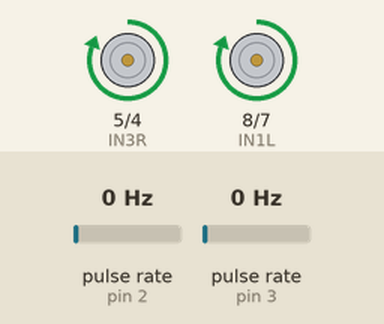
Simulated run of this sketch. Board: Arduino Mega 2560, built with avr-gcc and run on an emulated ATmega2560. Shown: motor-driver pin pairs drawn as motors (green arrow = first pin HIGH = forward, orange = second pin HIGH = backward, longer = more drive, scaled by the enable pin). Wiring (inferred from the names in the program): 2 × pulse sensor: data pin 2 / data pin 3. The inputs (shaded band) are chosen by the test bench; at power-on: pulse rate (sensors on pin 2, pin 3) 0 Hz.

Above: at 16.2 s.
16.3 s: pulse rate (sensor on pin 2) set to 4 Hz
At 18.5 s:
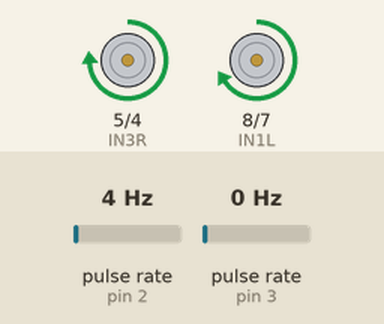
19.3 s: pulse rate (sensor on pin 3) set to 100 Hz
At 21.5 s:
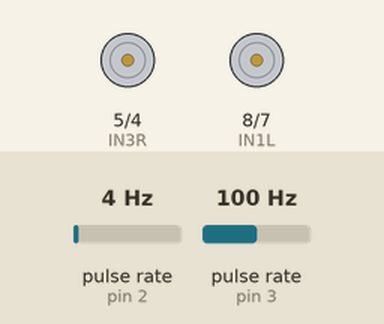
Timing chart, 0 to 23.0 s (numbered marks = the images above; inputs shaded):
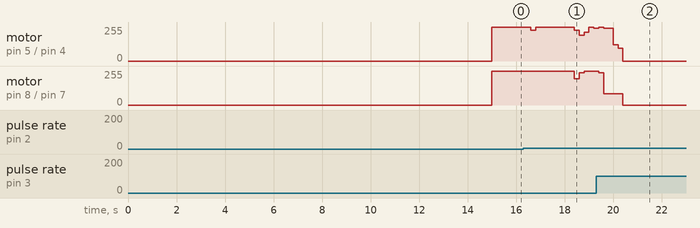

The sketch:

robot1_position_pid_this.ino
```cpp
#include <Arduino.h> // Standard Arduino library
#define POSITION_TOLERANCE_MM 10.0
#define MIN_MOVABLE_RPM 37.5

// --- Bluetooth Module Pins (HC-05 using Hardware Serial1 on Mega) ---
// On Arduino Mega:
// RX1 (Pin 19) will receive data from HC-05 TX
// TX1 (Pin 18) will send data to HC-05 RX (via voltage divider)
// Ensure your HC-05's baud rate is set to 9600 (default) or match it here.

// --- Motor Driver Pins (L298N) ---
// Left Motor pins
const int ENAL = 9;  // PWM pin for Left Motor speed (Connect to L298N ENB)
const int IN1L = 8;  // Left Motor Direction Pin 1 (Connect to L298N IN3)
const int IN2L = 7;  // Left Motor Direction Pin 2 (Connect to L298N IN4)

// Right Motor pins
const int ENAR = 10; // PWM pin for Right Motor speed (Connect to L298N ENA)
const int IN3R = 5;  // Right Motor Direction Pin 1 (Connect to L298N IN1)
const int IN4R = 4;  // Right Motor Direction Pin 2 (Connect to L298N IN2)

// --- Encoder Pins and Variables ---
const int LEFT_ENCODER_PIN = 3;  // Connect Left Encoder to Digital Pin 3 (Interrupt 1)
const int RIGHT_ENCODER_PIN = 2; // Connect Right Encoder to Digital Pin 2 (Interrupt 0)

volatile long leftEncoderTicks = 0;
volatile long rightEncoderTicks = 0;

// Encoder properties
const int PPR = 16; // Pulses Per Revolution of your encoder
const unsigned long DEBOUNCE_DELAY_MS = 20; // Debounce for encoder interrupts
volatile unsigned long lastPulseTimeLeft = 0;
volatile unsigned long lastPulseTimeRight = 0;

// --- Timing for RPM calculation and PID loop ---
unsigned long lastLoopTime = 0;
const unsigned long LOOP_INTERVAL_MS = 200; // PID loop updates every 200ms

// --- PID Control Variables for LEFT Motor ---
float Kp_L = 0.6;  // Proportional gain for Left Motor (adjust as needed)
float Ki_L = 0.0;  // Integral gain for Left Motor (start with 0.0, tune later)
float Kd_L = 0.2;  // Derivative gain for Left Motor (start with 0.0, tune later)

float targetRPM_Left = 75.0; // Desired target RPM for Left Motor
float currentRPM_Left = 0.0;
float error_Left = 0.0;
float prevError_Left = 0.0;
float integral_Left = 0.0;
float derivative_Left = 0.0;
float outputPWM_Left = 0.0; // This variable will be cumulatively updated

// --- PID Control Variables for RIGHT Motor ---
float Kp_R = 0.55;  // Proportional gain for Right Motor
float Ki_R = 0.0;  // Integral gain for Right Motor
float Kd_R = 0.3;  // Derivative gain for Right Motor

float targetRPM_Right = 75.0; // Desired target RPM for Right Motor
float currentRPM_Right = 0.0;
float error_Right = 0.0;
float prevError_Right = 0.0;
float integral_Right = 0.0;
float derivative_Right = 0.0;
float outputPWM_Right = 0.0; // This variable will be cumulatively updated

// --- Position Control Parameters ---
const float WHEEL_CIRCUM_MM = 219.9; // 70 mm dia
float currentPos_mm = 0.0;
float targetPos_mm = 600.0; // <-- You can change this later via Bluetooth if desired
float posError = 0.0;
float prevPosError = 0.0;
float Kp_pos = 0.17;  // You will tune this
float Kd_pos = 0.0;  // Optional
float Ki_pos = 0.0;  // really not needed

float prevTargetRPM_Left = 0.0;
float prevTargetRPM_Right = 0.0;

// --- Motor Characterization (Regression Lines) ---
const float REGRESSION_SLOPE_L = 0.4523;
const float REGRESSION_INTERCEPT_L = -3.0138;

const float REGRESSION_SLOPE_R = 0.3636;
const float REGRESSION_INTERCEPT_R = 12.2727;

// --- PWM Output Limits ---
const int MIN_PWM_OVERALL = 0; // Overall minimum PWM (0 for off)
const int MAX_PWM_OVERALL = 255; // Overall maximum PWM

// --- Minimum Effective PWM (Motor Deadband Compensation) ---
const int MIN_EFFECTIVE_PWM_L = 85; // For Left Motor (adjust if needed for 9V)
const int MIN_EFFECTIVE_PWM_R = 85; // For Right Motor (adjust if needed for 9V)


void setup() {
  // Initialize USB Serial for debugging (to your laptop's Arduino IDE Serial Monitor)
  Serial.begin(9600);
  while (!Serial); // Wait for Serial Monitor to open (useful for some boards)

  // Initialize Hardware Serial1 for HC-05 Bluetooth communication
  Serial1.begin(9600); // HC-05 default baud rate is 9600
  Serial1.println("Arduino: HC-05 Ready for Data Streaming!");

  // Motor Driver Pin Setup for LEFT Motor
  pinMode(ENAL, OUTPUT);
  pinMode(IN1L, OUTPUT);
  pinMode(IN2L, OUTPUT);

  // Motor Driver Pin Setup for RIGHT Motor
  pinMode(ENAR, OUTPUT);
  pinMode(IN3R, OUTPUT);
  pinMode(IN4R, OUTPUT);

  // Encoder Pin Setup for BOTH Encoders
  // Digital Pin 3 (Interrupt 1) and Digital Pin 2 (Interrupt 0) are external interrupts on Arduino Mega
  pinMode(LEFT_ENCODER_PIN, INPUT_PULLUP); // Use INPUT_PULLUP if encoder outputs open-collector/open-drain
  attachInterrupt(digitalPinToInterrupt(LEFT_ENCODER_PIN), leftEncoderISR, CHANGE); // Trigger on any state change
  pinMode(RIGHT_ENCODER_PIN, INPUT_PULLUP);
  attachInterrupt(digitalPinToInterrupt(RIGHT_ENCODER_PIN), rightEncoderISR, CHANGE);

  // Initialize both motors to stop
  digitalWrite(IN1L, LOW); digitalWrite(IN2L, LOW); analogWrite(ENAL, 0);
  digitalWrite(IN3R, LOW); digitalWrite(IN4R, LOW); analogWrite(ENAR, 0);
  delay(15000); // Short delay to allow everything to initialize
}

void loop() {
  unsigned long currentTime = millis();
  float deltaTime_ms = (float)(currentTime - lastLoopTime);

  if (deltaTime_ms >= LOOP_INTERVAL_MS) {
    lastLoopTime = currentTime;

    // --- Step 1: Read Encoder Ticks Safely ---
    noInterrupts();
    long currentLeftTicks_copy = leftEncoderTicks;
    long currentRightTicks_copy = rightEncoderTicks;
    leftEncoderTicks = 0;
    rightEncoderTicks = 0;
    interrupts();

    // --- Step 2: Update Position (average of both wheels) ---
    float deltaRevLeft = (float)currentLeftTicks_copy / (float)PPR;
    float deltaRevRight = (float)currentRightTicks_copy / (float)PPR;

    float deltaDistLeft = deltaRevLeft * WHEEL_CIRCUM_MM;
    float deltaDistRight = deltaRevRight * WHEEL_CIRCUM_MM;

    float deltaDistance = (deltaDistLeft + deltaDistRight) / 2.0;
    currentPos_mm += deltaDistance;

    // --- Step 3: Check if Target Reached ---
    if (currentPos_mm >= targetPos_mm) {
      targetRPM_Left = 0;
      targetRPM_Right = 0;

      outputPWM_Left = 0;
      outputPWM_Right = 0;

      analogWrite(ENAL, 0);
      analogWrite(ENAR, 0);
      digitalWrite(IN1L, LOW); digitalWrite(IN2L, LOW);
      digitalWrite(IN3R, LOW); digitalWrite(IN4R, LOW);

      Serial1.print(currentTime);
      Serial1.print(",");
      Serial1.print(currentRPM_Left);
      Serial1.print(",");
      Serial1.print(0);
      Serial1.print(",");
      Serial1.print(currentRPM_Right);
      Serial1.print(",");
      Serial1.println(0);
      return;
    }

    // --- Step 4: Outer Loop PID (Position to Velocity) ---
    float posError = targetPos_mm - currentPos_mm;
    float dError_pos = (posError - prevPosError) / (deltaTime_ms / 1000.0);
    prevPosError = posError;

    float targetVelRPM = Kp_pos * posError + Kd_pos * dError_pos;

    // --- Clamp velocity range ---
    if (targetVelRPM < 0) targetVelRPM = 0;
    if (targetVelRPM > 150) targetVelRPM = 150;

    // --- Quantize ---
    targetVelRPM = round(targetVelRPM / 18.75) * 18.75;

    // --- Prevent slow crawling ---
    if (targetVelRPM > 0 && targetVelRPM < MIN_MOVABLE_RPM) {
      targetVelRPM = MIN_MOVABLE_RPM;
    }

    // --- Final stop condition: within position tolerance ---
    if (abs(posError) < POSITION_TOLERANCE_MM) {
      targetVelRPM = 0; // Close enough, stop commanding motion
    }

    targetRPM_Left = targetVelRPM;
    targetRPM_Right = targetVelRPM;


    // --- Step 5: Velocity PID (Left) ---
    currentRPM_Left = deltaRevLeft / (deltaTime_ms / 60000.0);
    float error_L = targetRPM_Left - currentRPM_Left;
    float basePWM_L = (targetRPM_Left - REGRESSION_INTERCEPT_L) / REGRESSION_SLOPE_L;
    if (targetRPM_Left != prevTargetRPM_Left && targetRPM_Left > 0) {
      outputPWM_Left = basePWM_L;
      prevTargetRPM_Left = targetRPM_Left;
    }

    float P_L = Kp_L * error_L;
    if (Ki_L > 0) integral_Left += error_L * (deltaTime_ms / 1000.0);
    float I_L = Ki_L * integral_Left;
    float D_L = Kd_L * (error_L - prevError_Left) / (deltaTime_ms / 1000.0);
    prevError_Left = error_L;
    outputPWM_Left += P_L + I_L + D_L;
    if (targetRPM_Left == 0) outputPWM_Left = 0;
    else if (outputPWM_Left < MIN_EFFECTIVE_PWM_L) outputPWM_Left = MIN_EFFECTIVE_PWM_L;
    if (outputPWM_Left > 255) outputPWM_Left = 255;
    digitalWrite(IN1L, HIGH); digitalWrite(IN2L, LOW);
    analogWrite(ENAL, (int)outputPWM_Left);

    // --- Step 6: Velocity PID (Right) ---
    currentRPM_Right = deltaRevRight / (deltaTime_ms / 60000.0);
    float error_R = targetRPM_Right - currentRPM_Right;
    float basePWM_R = (targetRPM_Right - REGRESSION_INTERCEPT_R) / REGRESSION_SLOPE_R;
    if (targetRPM_Right != prevTargetRPM_Right && targetRPM_Right > 0) {
      outputPWM_Right = basePWM_R;
      prevTargetRPM_Right = targetRPM_Right;
    }

    float P_R = Kp_R * error_R;
    if (Ki_R > 0) integral_Right += error_R * (deltaTime_ms / 1000.0);
    float I_R = Ki_R * integral_Right;
    float D_R = Kd_R * (error_R - prevError_Right) / (deltaTime_ms / 1000.0);
    prevError_Right = error_R;
    outputPWM_Right += P_R + I_R + D_R;
    if (targetRPM_Right == 0) outputPWM_Right = 0;
    else if (outputPWM_Right < MIN_EFFECTIVE_PWM_R) outputPWM_Right = MIN_EFFECTIVE_PWM_R;
    if (outputPWM_Right > 255) outputPWM_Right = 255;
    digitalWrite(IN3R, HIGH); digitalWrite(IN4R, LOW);
    analogWrite(ENAR, (int)outputPWM_Right);

    // --- Data Output ---
    Serial1.print("Left RPM: ");
    Serial1.print(currentRPM_Left);
    Serial1.print(" | Left PWM: ");
    Serial1.print((int)outputPWM_Left);
    Serial1.print(" | Right RPM: ");
    Serial1.print(currentRPM_Right);
    Serial1.print(" | Right PWM: ");
    Serial1.print((int)outputPWM_Right);
    Serial1.print(" | Position: ");
    Serial1.print(currentPos_mm);
    Serial1.print(" mm | Position Error: ");
    Serial1.println(posError);

  }
}

// --- Encoder Interrupt Service Routine (ISR) for LEFT Encoder ---
void leftEncoderISR() {
  unsigned long currentTime = millis();
  if (currentTime - lastPulseTimeLeft > DEBOUNCE_DELAY_MS) {
    leftEncoderTicks++;
    lastPulseTimeLeft = currentTime;
  }
}

// --- Encoder Interrupt Service Routine (ISR) for RIGHT Encoder ---
void rightEncoderISR() {
  unsigned long currentTime = millis();
  if (currentTime - lastPulseTimeRight > DEBOUNCE_DELAY_MS) {
    rightEncoderTicks++;
    lastPulseTimeRight = currentTime;
  }
}
```
